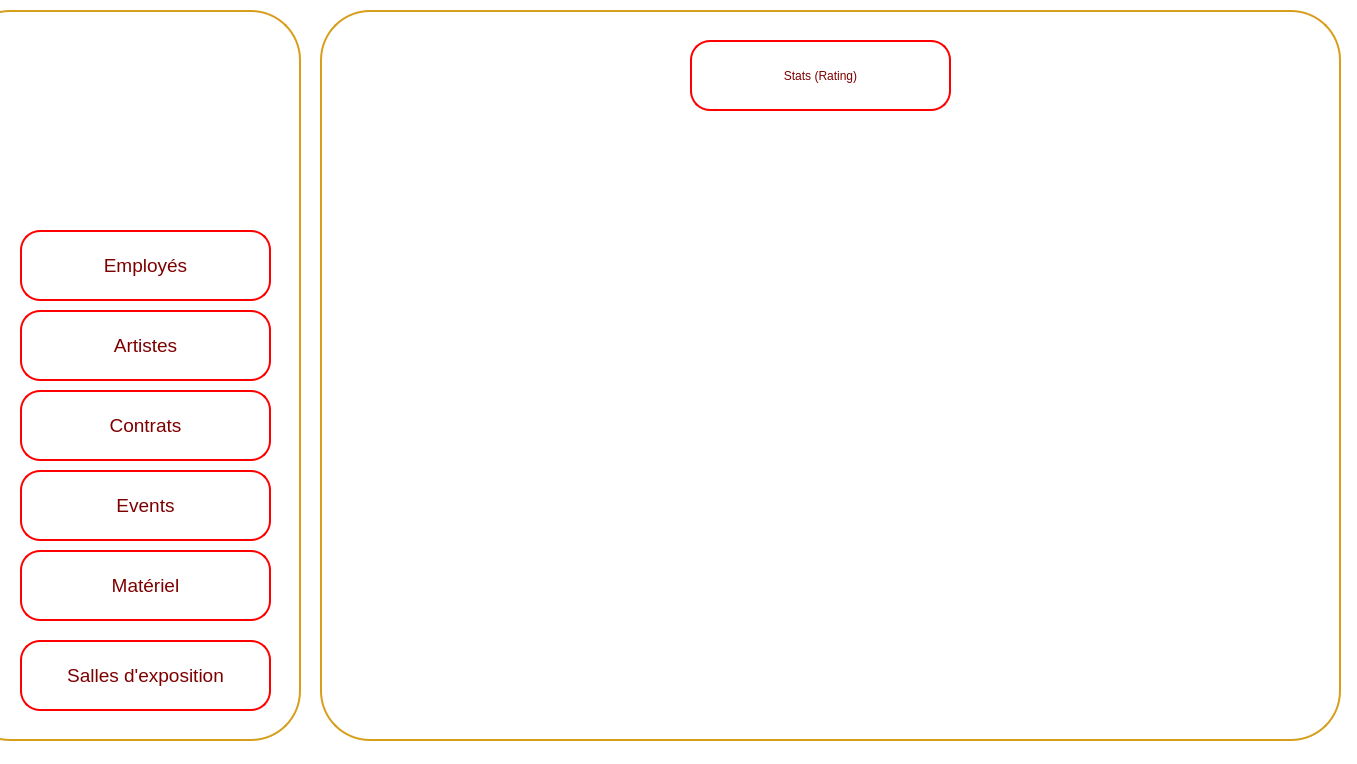
<?xml version="1.0" encoding="UTF-8"?>
<ui version="4.0">
 <class>StatsArtistes</class>
 <widget class="QMainWindow" name="StatsArtistes">
  <property name="geometry">
   <rect>
    <x>0</x>
    <y>0</y>
    <width>1357</width>
    <height>764</height>
   </rect>
  </property>
  <property name="windowTitle">
   <string>DarZmen</string>
  </property>
  <property name="windowIcon">
   <iconset resource="src.qrc">
    <normaloff>:/src/logo (2).png</normaloff>:/src/logo (2).png</iconset>
  </property>
  <property name="styleSheet">
   <string notr="true">background-color: rgb(255, 255, 255);</string>
  </property>
  <widget class="QWidget" name="centralwidget">
   <widget class="QWidget" name="Menu_widget" native="true">
    <property name="geometry">
     <rect>
      <x>0</x>
      <y>10</y>
      <width>301</width>
      <height>731</height>
     </rect>
    </property>
    <property name="cursor">
     <cursorShape>ArrowCursor</cursorShape>
    </property>
    <property name="styleSheet">
     <string notr="true">background-color: rgb(255, 255, 255);</string>
    </property>
    <widget class="QPushButton" name="border1">
     <property name="geometry">
      <rect>
       <x>-40</x>
       <y>0</y>
       <width>341</width>
       <height>731</height>
      </rect>
     </property>
     <property name="styleSheet">
      <string notr="true">/*QPushButton {
    background-color: white;
    color: darkred;
    border: 2px solid darkred;
    border-radius: 50px; 
    padding: 10px; 
}*/
QPushButton {
    background-color: white;
    color: darkred;
    border: 2px solid rgb(215, 157, 27);
    border-radius: 50px;
    padding: 10px; 
}
</string>
     </property>
     <property name="text">
      <string/>
     </property>
    </widget>
    <widget class="QLabel" name="logo">
     <property name="geometry">
      <rect>
       <x>40</x>
       <y>20</y>
       <width>221</width>
       <height>181</height>
      </rect>
     </property>
     <property name="text">
      <string/>
     </property>
     <property name="pixmap">
      <pixmap resource="src.qrc">:/src/logo (2).png</pixmap>
     </property>
    </widget>
    <widget class="QPushButton" name="matariel">
     <property name="geometry">
      <rect>
       <x>20</x>
       <y>540</y>
       <width>251</width>
       <height>71</height>
      </rect>
     </property>
     <property name="font">
      <font>
       <family>MS Shell Dlg 2</family>
       <pointsize>14</pointsize>
       <weight>50</weight>
       <italic>false</italic>
       <bold>false</bold>
      </font>
     </property>
     <property name="styleSheet">
      <string notr="true">QPushButton {
    background-color: white;
    color: rgb(125, 0, 0);
    border: 2px solid rgb(255, 0, 0); 
    border-radius: 20px; 
    padding: 10px; 
    transition: background-color 0.3s, color 0.3s; 
}
QPushButton:hover {
    background-color: rgb(215, 157, 27);
    color: white;
    border: 4px solid rgb(215, 157, 27); 
    outline: none; 
}</string>
     </property>
     <property name="text">
      <string>Matériel</string>
     </property>
     <property name="icon">
      <iconset>
       <normaloff>../../780575.png</normaloff>../../780575.png</iconset>
     </property>
     <property name="iconSize">
      <size>
       <width>100</width>
       <height>50</height>
      </size>
     </property>
    </widget>
    <widget class="QPushButton" name="salles">
     <property name="geometry">
      <rect>
       <x>20</x>
       <y>630</y>
       <width>251</width>
       <height>71</height>
      </rect>
     </property>
     <property name="font">
      <font>
       <family>MS Shell Dlg 2</family>
       <pointsize>14</pointsize>
       <weight>50</weight>
       <italic>false</italic>
       <bold>false</bold>
      </font>
     </property>
     <property name="styleSheet">
      <string notr="true">QPushButton {
    background-color: white;
    color: rgb(125, 0, 0);
    border: 2px solid rgb(255, 0, 0); 
    border-radius: 20px; 
    padding: 10px; 
    transition: background-color 0.3s, color 0.3s; 
}
QPushButton:hover {
    background-color: rgb(215, 157, 27);
    color: white;
    border: 4px solid rgb(215, 157, 27); 
    outline: none; 
}</string>
     </property>
     <property name="text">
      <string>Salles d'exposition</string>
     </property>
     <property name="icon">
      <iconset>
       <normaloff>../../780575.png</normaloff>../../780575.png</iconset>
     </property>
     <property name="iconSize">
      <size>
       <width>100</width>
       <height>50</height>
      </size>
     </property>
    </widget>
    <widget class="QPushButton" name="employes">
     <property name="geometry">
      <rect>
       <x>20</x>
       <y>220</y>
       <width>251</width>
       <height>71</height>
      </rect>
     </property>
     <property name="font">
      <font>
       <family>MS Shell Dlg 2</family>
       <pointsize>14</pointsize>
       <weight>50</weight>
       <italic>false</italic>
       <bold>false</bold>
      </font>
     </property>
     <property name="styleSheet">
      <string notr="true">QPushButton {
    background-color: white;
    color: rgb(125, 0, 0);
    border: 2px solid rgb(255, 0, 0); 
    border-radius: 20px; 
    padding: 10px; 
    transition: background-color 0.3s, color 0.3s; 
}
QPushButton:hover {
    background-color: rgb(215, 157, 27);
    color: white;
    border: 4px solid rgb(215, 157, 27); 
    outline: none; 
}</string>
     </property>
     <property name="text">
      <string>Employés</string>
     </property>
     <property name="icon">
      <iconset>
       <normaloff>../../780575.png</normaloff>../../780575.png</iconset>
     </property>
     <property name="iconSize">
      <size>
       <width>100</width>
       <height>50</height>
      </size>
     </property>
    </widget>
    <widget class="QPushButton" name="artistes">
     <property name="geometry">
      <rect>
       <x>20</x>
       <y>300</y>
       <width>251</width>
       <height>71</height>
      </rect>
     </property>
     <property name="font">
      <font>
       <family>MS Shell Dlg 2</family>
       <pointsize>14</pointsize>
       <weight>50</weight>
       <italic>false</italic>
       <bold>false</bold>
      </font>
     </property>
     <property name="styleSheet">
      <string notr="true">QPushButton {
    background-color: white;
    color: rgb(125, 0, 0);
    border: 2px solid rgb(255, 0, 0); 
    border-radius: 20px; 
    padding: 10px; 
    transition: background-color 0.3s, color 0.3s; 
}
QPushButton:hover {
    background-color: rgb(215, 157, 27);
    color: white;
    border: 4px solid rgb(215, 157, 27); 
    outline: none; 
}</string>
     </property>
     <property name="text">
      <string>Artistes</string>
     </property>
     <property name="icon">
      <iconset>
       <normaloff>../../780575.png</normaloff>../../780575.png</iconset>
     </property>
     <property name="iconSize">
      <size>
       <width>100</width>
       <height>50</height>
      </size>
     </property>
    </widget>
    <widget class="QPushButton" name="events">
     <property name="geometry">
      <rect>
       <x>20</x>
       <y>460</y>
       <width>251</width>
       <height>71</height>
      </rect>
     </property>
     <property name="font">
      <font>
       <family>MS Shell Dlg 2</family>
       <pointsize>14</pointsize>
       <weight>50</weight>
       <italic>false</italic>
       <bold>false</bold>
      </font>
     </property>
     <property name="styleSheet">
      <string notr="true">QPushButton {
    background-color: white;
    color: rgb(125, 0, 0);
    border: 2px solid rgb(255, 0, 0); 
    border-radius: 20px; 
    padding: 10px; 
    transition: background-color 0.3s, color 0.3s; 
}
QPushButton:hover {
    background-color: rgb(215, 157, 27);
    color: white;
    border: 4px solid rgb(215, 157, 27); 
    outline: none; 
}</string>
     </property>
     <property name="text">
      <string>Events</string>
     </property>
     <property name="icon">
      <iconset>
       <normaloff>../../780575.png</normaloff>../../780575.png</iconset>
     </property>
     <property name="iconSize">
      <size>
       <width>100</width>
       <height>50</height>
      </size>
     </property>
    </widget>
    <widget class="QPushButton" name="contrats">
     <property name="geometry">
      <rect>
       <x>20</x>
       <y>380</y>
       <width>251</width>
       <height>71</height>
      </rect>
     </property>
     <property name="font">
      <font>
       <family>MS Shell Dlg 2</family>
       <pointsize>14</pointsize>
       <weight>50</weight>
       <italic>false</italic>
       <bold>false</bold>
      </font>
     </property>
     <property name="styleSheet">
      <string notr="true">QPushButton {
    background-color: white;
    color: rgb(125, 0, 0);
    border: 2px solid rgb(255, 0, 0); 
    border-radius: 20px; 
    padding: 10px; 
    transition: background-color 0.3s, color 0.3s; 
}
QPushButton:hover {
    background-color: rgb(215, 157, 27);
    color: white;
    border: 4px solid rgb(215, 157, 27); 
    outline: none; 
}</string>
     </property>
     <property name="text">
      <string>Contrats</string>
     </property>
     <property name="icon">
      <iconset>
       <normaloff>../../780575.png</normaloff>../../780575.png</iconset>
     </property>
     <property name="iconSize">
      <size>
       <width>100</width>
       <height>50</height>
      </size>
     </property>
    </widget>
   </widget>
   <widget class="QWidget" name="events_widget" native="true">
    <property name="geometry">
     <rect>
      <x>320</x>
      <y>10</y>
      <width>1021</width>
      <height>731</height>
     </rect>
    </property>
    <property name="font">
     <font>
      <pointsize>10</pointsize>
     </font>
    </property>
    <property name="styleSheet">
     <string notr="true">background-color: rgb(255, 255, 255);
</string>
    </property>
    <widget class="QPushButton" name="border2">
     <property name="geometry">
      <rect>
       <x>0</x>
       <y>0</y>
       <width>1021</width>
       <height>731</height>
      </rect>
     </property>
     <property name="styleSheet">
      <string notr="true">/*QPushButton {
    background-color: white;
    color: darkred;
    border: 2px solid darkred;
    border-radius: 50px;
    padding: 10px; 
}*/
QPushButton {
    background-color: white;
    color: darkred;
    border: 2px solid rgb(215, 157, 27);
    border-radius: 50px;
    padding: 10px; 
}</string>
     </property>
     <property name="text">
      <string/>
     </property>
    </widget>
    <widget class="QPushButton" name="add_events">
     <property name="geometry">
      <rect>
       <x>370</x>
       <y>30</y>
       <width>261</width>
       <height>71</height>
      </rect>
     </property>
     <property name="styleSheet">
      <string notr="true">/*QPushButton {
    background-color: white;
    color: darkred;
    border: 2px solid darkred;
    border-radius: 20px;
    padding: 10px; 
}*/
QPushButton {
    background-color: white;
    color: rgb(125, 0, 0);
    border: 2px solid rgb(255, 0, 0); 
    border-radius: 20px; 
    padding: 10px; 
    transition: background-color 0.3s, color 0.3s; 
}
QPushButton:hover {
    background-color: rgb(215, 157, 27);
    color: white;
    border: 4px solid rgb(215, 157, 27); 
    outline: none; 
}</string>
     </property>
     <property name="text">
      <string>Stats (Rating)</string>
     </property>
     <property name="icon">
      <iconset resource="src.qrc">
       <normaloff>:/src/71-719933_star-quality-rated-5-star-rating-logo.png</normaloff>:/src/71-719933_star-quality-rated-5-star-rating-logo.png</iconset>
     </property>
     <property name="iconSize">
      <size>
       <width>100</width>
       <height>50</height>
      </size>
     </property>
    </widget>
   </widget>
  </widget>
 </widget>
 <resources>
  <include location="src.qrc"/>
 </resources>
 <connections/>
</ui>
